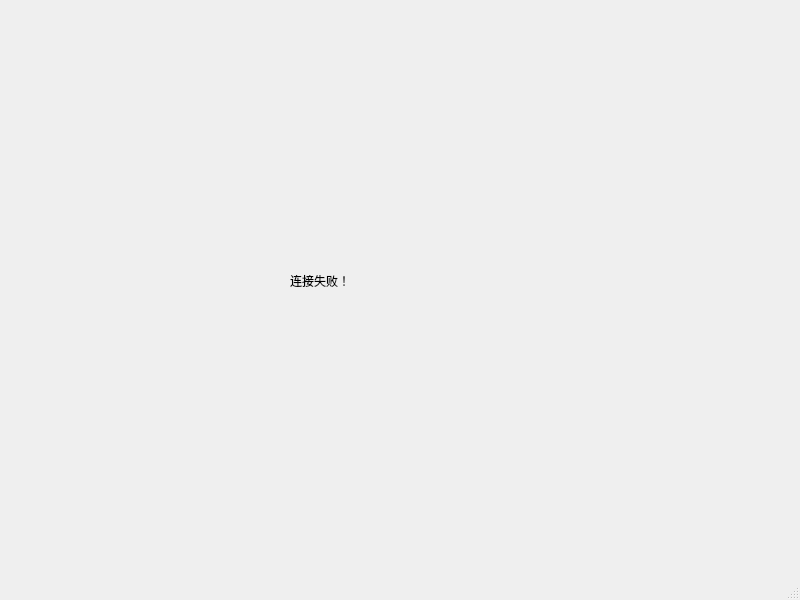
<?xml version="1.0" encoding="UTF-8"?>
<ui version="4.0">
 <class>ConnectFai</class>
 <widget class="QMainWindow" name="ConnectFai">
  <property name="geometry">
   <rect>
    <x>0</x>
    <y>0</y>
    <width>800</width>
    <height>600</height>
   </rect>
  </property>
  <property name="windowTitle">
   <string>MainWindow</string>
  </property>
  <widget class="QWidget" name="centralwidget">
   <widget class="QLabel" name="label">
    <property name="geometry">
     <rect>
      <x>290</x>
      <y>240</y>
      <width>211</width>
      <height>81</height>
     </rect>
    </property>
    <property name="text">
     <string>连接失败！</string>
    </property>
   </widget>
  </widget>
  <widget class="QStatusBar" name="statusbar"/>
 </widget>
 <resources/>
 <connections/>
</ui>
